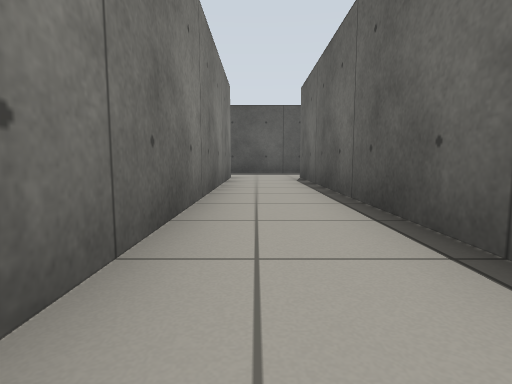
[1] (above)

24 first-person views from a walk through a Gazebo world. The camera is 0.5 m above the floor, tilts 6° down and sees 80° across. The floor is counted in squares, 1 m on a side. Each view is taken from the middle of a square. On the plan, view 1 faces up. The plan holds only what a view shows up to about 9 squares ahead; the rest is blank. The place goes on beyond the plan.

[2]
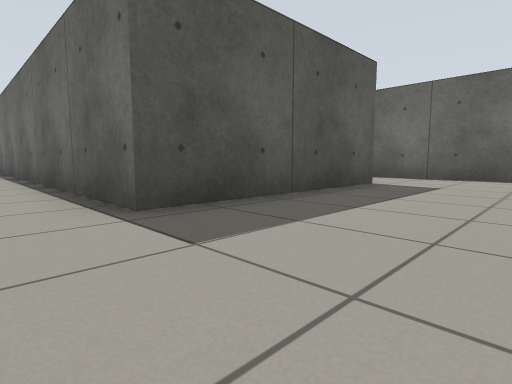

[3]
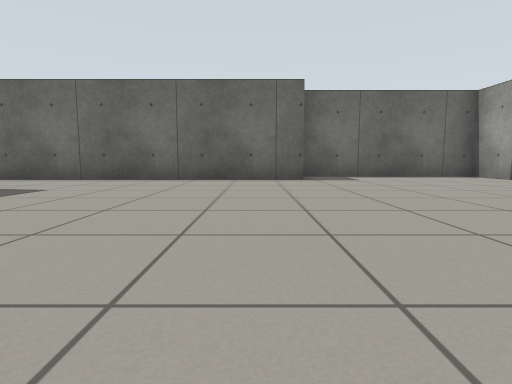

[4]
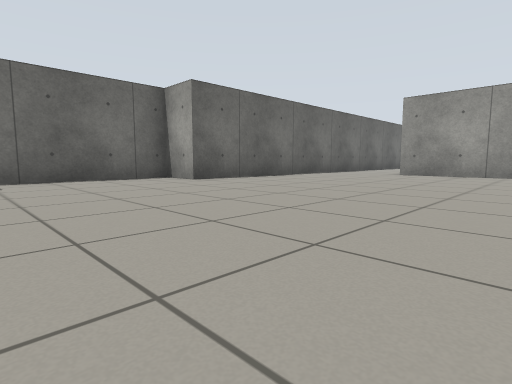

[5]
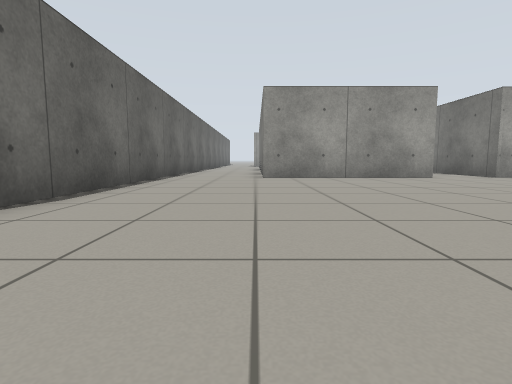

[6]
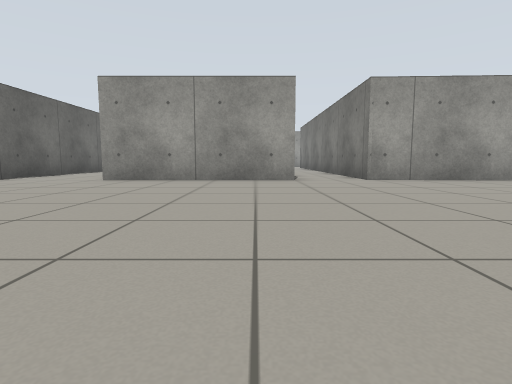

[7]
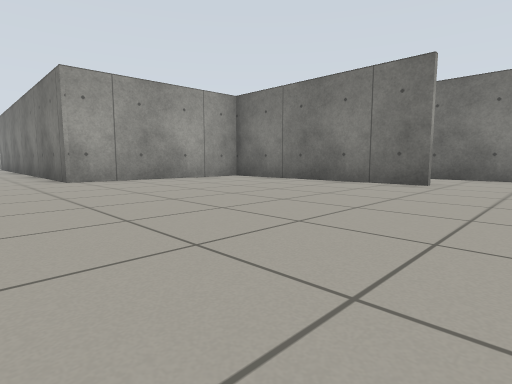

[8]
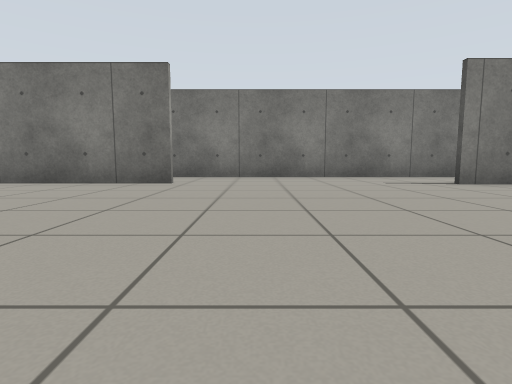

[9]
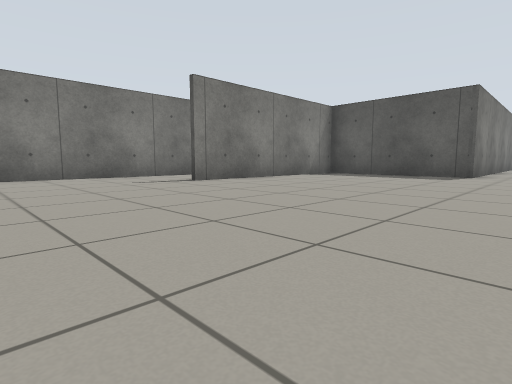

[10]
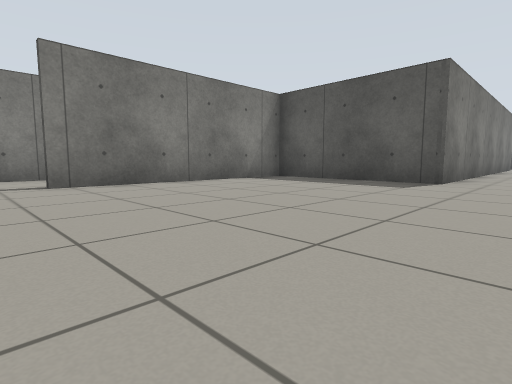

[11]
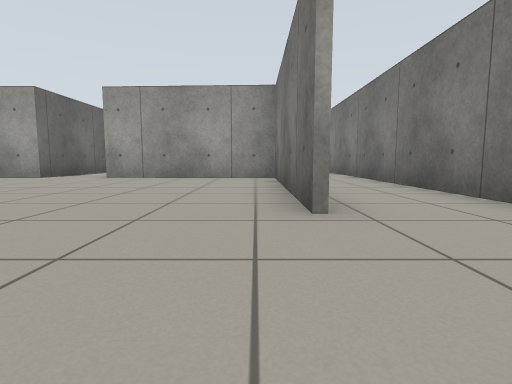

[12]
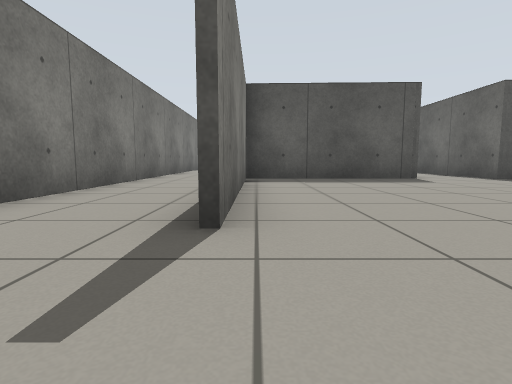

[13]
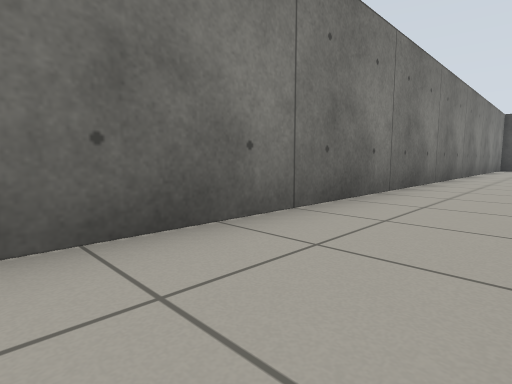

[14]
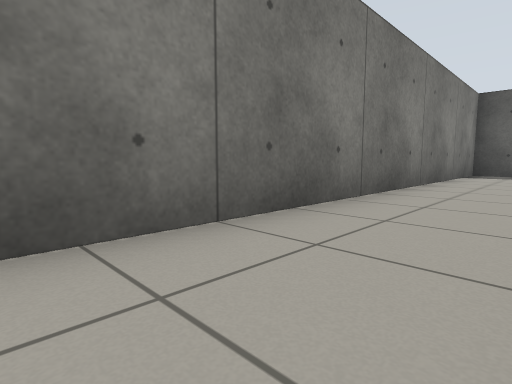

[15]
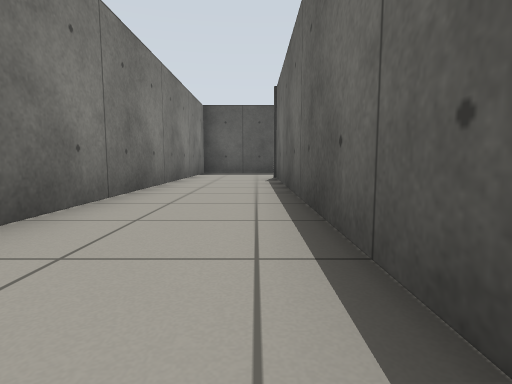

[16]
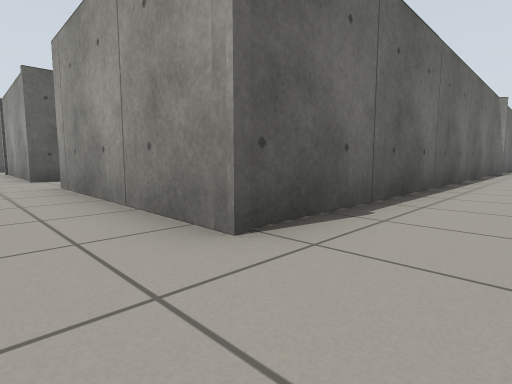

[17]
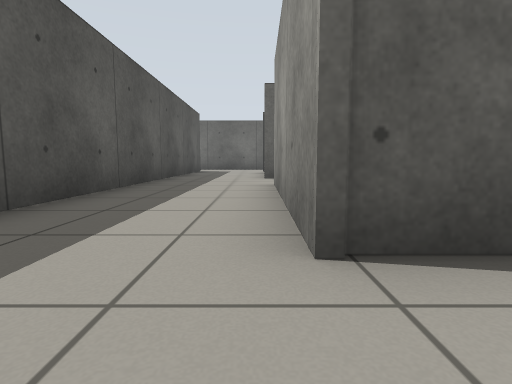

[18]
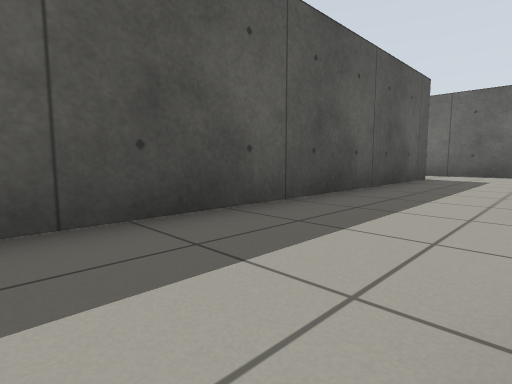

[19]
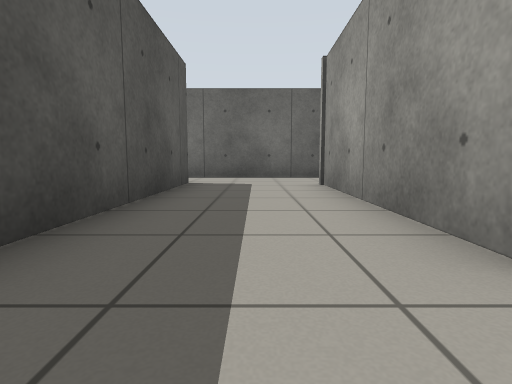

[20]
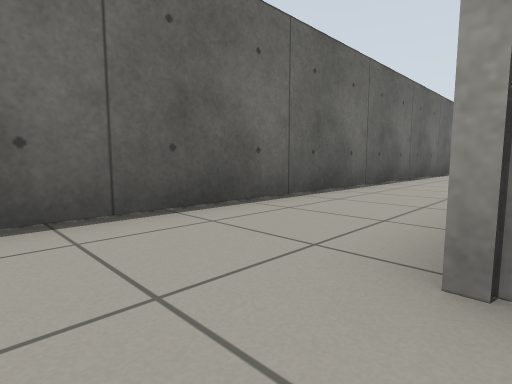

[21]
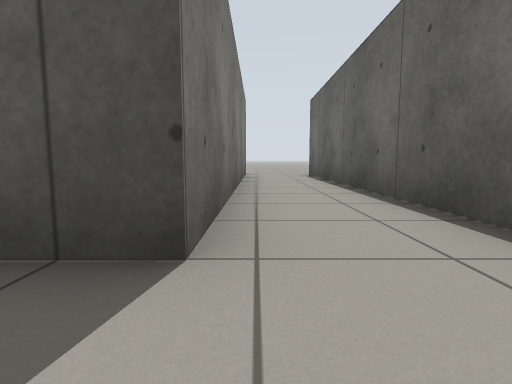

[22]
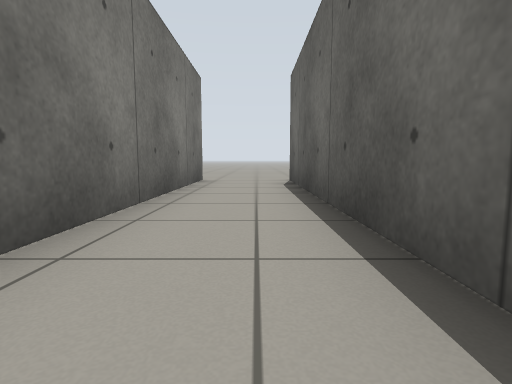

[23]
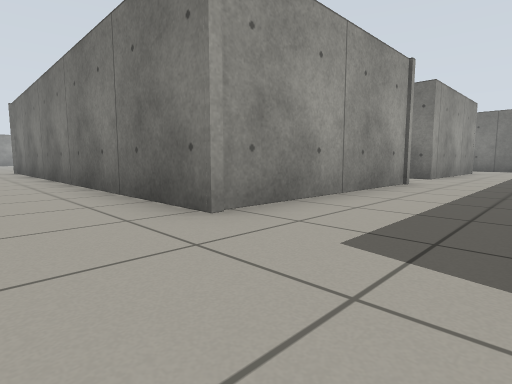

[24]
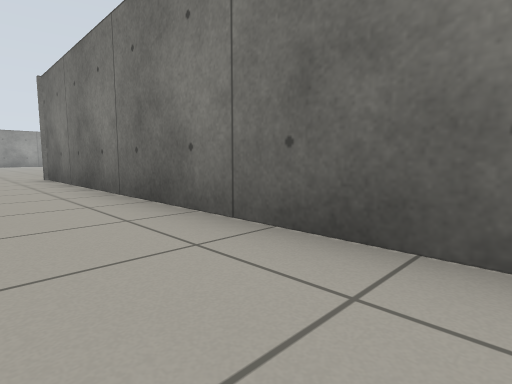

### Floor plan
Points are (right, up) in squares from view 1. A wall is a line through its corners. A room is listed if a view was taken in it or the views show most of it. See-through windows are left out.
Room 1 (views 1, 2, 3, 4, 5, 6, 7, 8, 9, 10, 11, 12, 13, 14, 15, 16, 17, 18, 19, 20, 21, 22, 23, 24)
walls: (1.3, -3.1) (1.3, 8.7) (6.3, 8.6) (6.3, -3.1) (1.3, -3.1); (8.8, -9.2) (8.8, 20.6); (-5.4, -1.5) (-5.4, 8.8) (-0.7, 8.7) (-0.7, -2.9) (-5.3, -2.7) (-5.3, -8.9); (-5.5, -14.8) (-5.5, -20.6) (-0.7, -20.6) (-0.7, -22.5); (1, -21.3) (1, -20.6) (5.9, -20.6); (8.8, -22.2) (8.8, -14.4) (10, -14.4) (10, -9.4); (-7.9, 11) (-7.9, -14.5); (-7, 11.5) (-7.5, 11.5); (6.7, 20.8) (6.7, 11.5) (-4.1, 11.5)
ways out: opening at (-7, -15) to room 2; opening at (8, 21)
Room 2 (no view inside)
walls: (-7.9, -14.5) (-7.9, -21.2)
ways out: opening at (-7, -15) to room 1

Where each view was taken, in squares from view 1:
view 1: 0 up, 0 right, facing up
view 2: 6 down, 0 right, facing up-right
view 3: 8 down, 1 right, facing right
view 4: 10 down, 2 right, facing down-right
view 5: 12 down, 6 right, facing down
view 6: 13 down, 2 right, facing down
view 7: 13 down, 1 right, facing down-left
view 8: 13 down, 1 right, facing left
view 9: 13 down, 1 right, facing up-left
view 10: 10 down, 1 right, facing up-left
view 11: 12 down, 5 left, facing down
view 12: 11 down, 5 left, facing up
view 13: 6 down, 6 left, facing up-left
view 14: 0 up, 6 left, facing up-left
view 15: 0 up, 6 left, facing up
view 16: 10 up, 7 left, facing down-right
view 17: 9 up, 7 left, facing right
view 18: 9 up, 2 left, facing up-right
view 19: 10 up, 0 right, facing right
view 20: 10 up, 6 right, facing down-right
view 21: 10 up, 7 right, facing up
view 22: 13 up, 8 right, facing up
view 23: 11 up, 8 right, facing down-left
view 24: 6 up, 8 right, facing down-left
